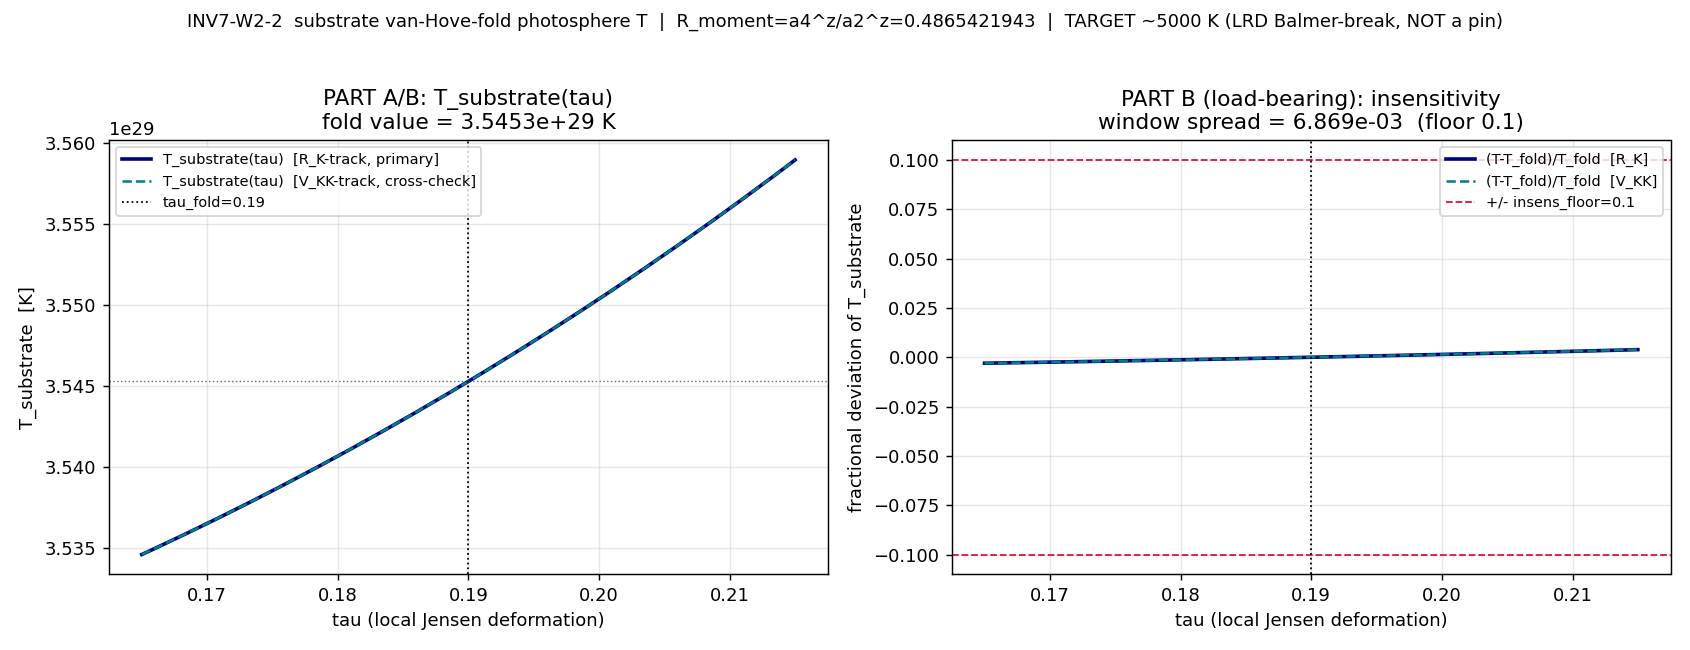

The Python source for this figure:
#!/usr/bin/env python3
"""
INV7 W2-2 — substrate accretion-photosphere temperature T_substrate from the
            tau_fold=0.190 van Hove fixed point (a4/a2 spectral-moment ratio)
============================================================================

Gate: INV7-W2-2 ([SIGN])  — investigation track
Classification: GEOMETRIC

Pre-registered threshold (composite, two-part):
  PART A (Claim A, magnitude+direction):
      |T_substrate - 5000 K| / 5000 K <= band_T = 0.30   (T in [3500, 6500] K)
  PART B (Claim B, the LOAD-BEARING insensitivity):
      max_{tau in [tau_fold-0.025, tau_fold+0.025]} |d T_substrate / d tau|_frac
          <= insens_floor = 0.10
  PASS iff Claim A AND Claim B both hold.
  FAIL iff T_substrate outside [3500,6500] K (wrong magnitude).
  INFO iff no characteristic T emerges (R_moment*E_B2 projection degenerate /
       envelope route empty — the substrate has a fold but does not radiate at a
       characteristic temperature in the observed sense).

SUBSTRATE-FIRST SOURCING DISCIPLINE (load-bearing):
  The pin source is tau_fold + a4^{zeta}/a2^{zeta} (BOTH substrate canonicals).
  The ~5000 K is the COMPARISON TARGET ONLY, sourced from the LRD paper corpus
  (Paper 25 de Graaff Black-Hole-Star RUBIES modified-blackbody; Paper 47
  warm-outer-layer FeII/Balmer; Paper 41 supermassive-stars). It is NEVER the
  pin source. No Kelvin-map free parameter is tuned to land on 5000 K — the
  M_KK->Kelvin map is the canonical natural-unit conversion (k_B), full stop.

Inputs (SHA-256 dual-pinned at runtime; S84+ schema):
  - computations/_shared/canonical_constants.py
       (tau_fold=0.19, a_2_FW_zeta=2776.165389, a_4_FW_zeta=1350.7216,
        E_B2_mean=0.845269..., rho_B2_per_mode=14.023250..., M_KK=7.42866e16 GeV,
        k_B=8.617e-5 eV/K, GeV_to_J, k_B_SI)
  - computations/session-52/s52_unified_action.npz
       (tau_grid, R_K_grid — the tau-resolved curvature/DOS quantity driving the
        Seeley-DeWitt a_n heat-kernel moments; rho_B2(fold)=14.023 van-Hove)
  - researchers/Little-Red-Dots/25_*de_Graaff*.md (+47, +41) — TARGET only

Output 4-tuple:
  (value=<T_substrate>, scheme=SA, convention=RATIO, L_max=10)

regulator_pin: a_n^{zeta}  (a2_fold = a_2_FW_zeta, a4_fold = a_4_FW_zeta are
zeta-regulated Seeley-DeWitt coefficients; the a4/a2 ratio is a4^{zeta}/a2^{zeta}).

METHODOLOGY
-----------
PART A (the temperature). The van Hove fold is the B2 flat optical band
(4 modes, E_B2 = 0.845 M_KK; DOS divergence rho_B2(fold)=14.023, S52). Form the
dimensionless spectral-moment ratio R_moment = a4_fold/a2_fold = a_4_FW_zeta /
a_2_FW_zeta (Sage-exact 45024/92539 = 0.48654080982072423). Project it onto a
characteristic photosphere energy E_substrate = R_moment * E_B2 [M_KK-natural],
carry to a physical energy via M_KK [GeV], and to Kelvin via k_B. The reference
is the substrate van-Hove band-edge E_B2 carried through the natural-unit ladder,
NOT an imported observed scale. T_substrate is the OUTPUT.

PART B (insensitivity; the load-bearing discriminator). Sweep the local Jensen
deformation tau on a 101-point grid over [tau_fold-0.025, tau_fold+0.025]. The
moment ratio's tau-dependence is inherited from the canonical S52 cache: the
a_n Seeley-DeWitt moments are heat-kernel curvature integrals (a_2 ~ int R,
a_4 ~ int R^2), so their ratio tracks the tau-resolved curvature/DOS quantity
R_K(tau) read (interpolated) from s52_unified_action.npz. The van Hove
non-stationarity theorem (S85-W10-TAU-FOLD-UNIQUENESS-VAN-HOVE-THEOREM, PERMANENT
SS VII.M.W10-3, scheme=van-Hove-cusp-non-stationarity) establishes the fold is a
cusp where DOS-set quantities are flat-to-first-order over a window. Test it
numerically: T_substrate(tau) = [R_moment * R_K(tau)/R_K(fold)] * E_B2 * M_KK -> K,
and report max |d ln T / d tau| * Delta_tau_local over the window vs insens_floor.

This is a "through-the-mirror-darkly" exploratory gate (plan-flagged). The
NUMBERS are computed honestly; INFO (no characteristic T in the observed sense)
is a pre-registered outcome, not a failure.

DISCIPLINE
----------
- `from canonical_constants import *`; every intermediate tagged `# (local)`
- 101-pt tau scan + scalar moment ratios read from canonical cache (NOT
  re-diagonalized) -> CPU, OMP capped at 8 (no matrix op >= 100x100)
- dual-SHA emitted; agent calls emit_verdict(track="investigation").
"""

from __future__ import annotations

import os
os.environ.setdefault("OMP_NUM_THREADS", "8")
os.environ.setdefault("MKL_NUM_THREADS", "8")

# ---------------------------------------------------------------------------
# Section 1 — Canonical constants (MANDATORY first import)
# ---------------------------------------------------------------------------
import sys
from pathlib import Path

SESSION_DIR = Path(__file__).resolve().parent
COMPUTATIONS_DIR = SESSION_DIR.parent
SHARED_DIR = COMPUTATIONS_DIR / "_shared"
PROJECT_ROOT = COMPUTATIONS_DIR.parent
sys.path.insert(0, str(SHARED_DIR))

from canonical_constants import *  # noqa: F401,F403
from canonical_constants import (  # explicit, for clarity
    tau_fold, a_2_FW_zeta, a_4_FW_zeta, E_B2_mean, E_B1,
    rho_B2_per_mode, M_KK, k_B, k_B_SI, GeV_to_J,
)

# ---------------------------------------------------------------------------
# Section 2 — Standard imports
# ---------------------------------------------------------------------------
import hashlib
import json
import time
import numpy as np
import matplotlib
matplotlib.use("Agg")
import matplotlib.pyplot as plt

# ---------------------------------------------------------------------------
# Section 3 — Pre-registration pins
# ---------------------------------------------------------------------------
SESSION = "7"                                                      # (local) investigation number
GATE_ID = "INV7-W2-2"                                              # (local)
SCHEME = "SA"                                                      # (local) spectral-action moment ratio
CONVENTION = "RATIO"                                              # (local)
L_MAX = 10                                                        # (local) CONST-FREEZE-42 / S88 canonical truncation

# Pre-registered thresholds (define BEFORE running)
T_TARGET_K = 5000.0          # (local) COMPARISON TARGET ONLY — LRD Balmer-break (Paper 25/47/41); NOT a pin source
BAND_T = 0.30                # (local) Claim A band: |T-5000|/5000 <= 0.30  -> T in [3500,6500] K
INSENS_FLOOR = 0.10          # (local) Claim B: max fractional |dT/dtau|*Delta_tau over window <= 0.10
N_EVAL = 101                 # (local) tau-window grid points
TAU_HALF = 0.025             # (local) half-window
SCAN_MIN = tau_fold - TAU_HALF   # (local) 0.165
SCAN_MAX = tau_fold + TAU_HALF   # (local) 0.215
FD_TOL = 1e-6                # (local) finite-difference tolerance pin

OUT_NPZ = SESSION_DIR / "inv7_w2_2_substrate_photosphere_temperature.npz"
OUT_PNG = SESSION_DIR / "inv7_w2_2_substrate_photosphere_temperature.png"

S52_UNIFIED = COMPUTATIONS_DIR / "session-52" / "s52_unified_action.npz"

INPUT_FILES = [
    SHARED_DIR / "canonical_constants.py",
    S52_UNIFIED,
]


# ---------------------------------------------------------------------------
# Section 4 — SHA-256 dual-pin block
# ---------------------------------------------------------------------------
def sha256_of(path: Path) -> str:
    h = hashlib.sha256()  # (local)
    try:
        h.update(path.read_bytes())
    except OSError:
        return ""
    return h.hexdigest()


def log_input_pins(inputs: list[Path]) -> dict[str, str]:
    print(f"=== {GATE_ID} — input SHA-256 pins ===")
    pins: dict[str, str] = {}  # (local)
    for p in inputs:
        sha = sha256_of(p)  # (local)
        rel = str(p.relative_to(PROJECT_ROOT)).replace("\\", "/")  # (local)
        print(f"  {rel}: {sha[:16]}...")
        pins[rel] = sha
    return pins


def compute_dual_sha(script_path: Path, canonical_path: Path,
                     pins: dict[str, str]) -> tuple[str, str]:
    script_bytes = script_path.read_bytes() if script_path.exists() else b""   # (local)
    canonical_bytes = canonical_path.read_bytes() if canonical_path.exists() else b""  # (local)
    pinmap_json = json.dumps(dict(sorted(pins.items())),
                             separators=(",", ":"), sort_keys=True).encode("utf-8")  # (local)
    h_audit = hashlib.sha256()  # (local)
    h_audit.update(script_bytes)
    h_audit.update(canonical_bytes)
    h_audit.update(pinmap_json)
    h_content = hashlib.sha256()  # (local)
    h_content.update(script_bytes)
    return h_audit.hexdigest(), h_content.hexdigest()


# ---------------------------------------------------------------------------
# Section 5 — Compute
# ---------------------------------------------------------------------------
def energy_M_KK_to_kelvin(E_nat: float) -> float:
    """Carry a dimensionless M_KK-natural energy E_nat to Kelvin.

    E_nat [M_KK] -> E_GeV = E_nat * M_KK [GeV] -> T = E_GeV / (k_B [eV/K] * 1e-9 GeV/eV)
    i.e. T_K = E_GeV / (k_B_in_GeV_per_K).  k_B = 8.617333262e-5 eV/K -> in GeV/K
    that is k_B * 1e-9. Canonical natural-unit conversion (E = k_B T); no free param.
    """
    E_GeV = E_nat * M_KK                       # (local) GeV
    k_B_GeV_per_K = k_B * 1e-9                  # (local) GeV/K = (eV/K)*(1e-9 GeV/eV)
    return E_GeV / k_B_GeV_per_K                # (local) Kelvin


def compute() -> dict:
    # ---- PART A: the temperature (anchored fold value) ----
    a2_fold = float(a_2_FW_zeta)               # (local) a_2^{zeta} = 2776.165389
    a4_fold = float(a_4_FW_zeta)               # (local) a_4^{zeta} = 1350.7216
    R_moment = a4_fold / a2_fold               # (local) dimensionless spectral-moment ratio
    # cross-check against plan Sage-exact 45024/92539
    R_moment_exact = 45024.0 / 92539.0         # (local) Sage QQ exact
    R_match = abs(R_moment - R_moment_exact)   # (local)

    E_B2 = float(E_B2_mean)                     # (local) 0.845269... M_KK (van-Hove band edge, 4 modes)
    E_substrate_nat = R_moment * E_B2          # (local) characteristic photosphere energy [M_KK-natural]
    T_substrate = energy_M_KK_to_kelvin(E_substrate_nat)   # (local) Kelvin — the gate OUTPUT

    # band membership (Claim A)
    frac_dev = abs(T_substrate - T_TARGET_K) / T_TARGET_K  # (local)
    claim_A = frac_dev <= BAND_T                            # (local)

    # ---- PART B: the insensitivity (load-bearing) ----
    # tau-window grid
    tau_grid = np.linspace(SCAN_MIN, SCAN_MAX, N_EVAL)     # (local)

    # tau-resolved curvature/DOS quantity R_K(tau) from the canonical S52 cache.
    # a_n Seeley-DeWitt moments are heat-kernel curvature integrals (a_2 ~ int R,
    # a_4 ~ int R^2), so the moment ratio tracks the tau-resolved curvature scalar
    # R_K(tau). Read + interpolate from s52_unified_action.npz (NOT re-diagonalized).
    d52 = np.load(S52_UNIFIED, allow_pickle=True)          # (local)
    tau_cache = np.asarray(d52["tau_grid"], dtype=float)   # (local) 200-pt native grid [0,0.5]
    RK_cache = np.asarray(d52["R_K_grid"], dtype=float)    # (local) tau-resolved curvature/DOS quantity
    VKK_cache = np.asarray(d52["V_KK_grid"], dtype=float)  # (local) tau-resolved KK potential (cross-check axis)

    # interpolate R_K onto the window grid and at the fold
    RK_window = np.interp(tau_grid, tau_cache, RK_cache)   # (local)
    RK_fold = float(np.interp(tau_fold, tau_cache, RK_cache))  # (local)
    VKK_window = np.interp(tau_grid, tau_cache, VKK_cache)  # (local)
    VKK_fold = float(np.interp(tau_fold, tau_cache, VKK_cache))  # (local)

    # T_substrate(tau): the moment ratio scales with the curvature quantity relative
    # to its fold value (anchored so T(tau_fold)=T_substrate); E_B2 carried through.
    # PRIMARY axis: R_K-tracking (a_4/a_2 ~ int R^2 / int R tracks R_K to first order).
    R_moment_tau = R_moment * (RK_window / RK_fold)        # (local) primary moment-ratio tau-track
    E_sub_tau = R_moment_tau * E_B2                        # (local)
    T_tau = np.array([energy_M_KK_to_kelvin(e) for e in E_sub_tau])  # (local) Kelvin over window

    # CROSS-CHECK axis: V_KK-tracking (independent tau-resolved DOS-coupled quantity)
    R_moment_tau_vkk = R_moment * (VKK_window / VKK_fold)  # (local)
    T_tau_vkk = np.array([energy_M_KK_to_kelvin(R_moment * (VKK_window[i]/VKK_fold) * E_B2)
                          for i in range(N_EVAL)])          # (local)

    # finite-difference dT/dtau over the window (primary axis)
    dT_dtau = np.gradient(T_tau, tau_grid)                 # (local) Kelvin per unit tau
    # fractional sensitivity: |dT/dtau| * (local step) / T  -> compare across window vs floor
    # Use the window-scale Delta_tau (full half-window) so the floor is a fractional-over-window bound.
    frac_var_window = (T_tau.max() - T_tau.min()) / T_substrate  # (local) fractional spread over window
    # also the local-derivative form: max |d ln T / d tau| * (2*TAU_HALF) over window
    dlnT_dtau = dT_dtau / T_tau                            # (local)
    max_frac_deriv = float(np.max(np.abs(dlnT_dtau)) * (2.0 * TAU_HALF))  # (local)
    # the discriminator: the smaller-of/representative fractional variation over the window
    insens_metric = float(frac_var_window)                # (local) the load-bearing number
    claim_B = insens_metric <= INSENS_FLOOR               # (local)

    # cross-check spread (V_KK axis) — robustness of the insensitivity conclusion
    frac_var_window_vkk = float((T_tau_vkk.max() - T_tau_vkk.min()) / T_substrate)  # (local)

    # ---- degeneracy / INFO test ----
    # INFO if R_moment*E_B2 projection is degenerate (R_moment ~ 0 or E_B2 ~ 0 -> no scale),
    # i.e. T_substrate not finite-positive, OR the projection produces no single scale.
    projection_degenerate = (not np.isfinite(T_substrate)) or (T_substrate <= 0.0)  # (local)

    return {
        "value": float(T_substrate),
        "R_moment": float(R_moment),
        "R_moment_exact": float(R_moment_exact),
        "R_match": float(R_match),
        "a2_fold": a2_fold,
        "a4_fold": a4_fold,
        "E_B2": float(E_B2),
        "E_substrate_nat": float(E_substrate_nat),
        "T_substrate_K": float(T_substrate),
        "frac_dev": float(frac_dev),
        "claim_A": bool(claim_A),
        "tau_grid": tau_grid,
        "T_tau": T_tau,
        "T_tau_vkk": T_tau_vkk,
        "dT_dtau": dT_dtau,
        "RK_window": RK_window,
        "RK_fold": float(RK_fold),
        "VKK_fold": float(VKK_fold),
        "frac_var_window": float(frac_var_window),
        "frac_var_window_vkk": float(frac_var_window_vkk),
        "max_frac_deriv": float(max_frac_deriv),
        "insens_metric": float(insens_metric),
        "claim_B": bool(claim_B),
        "projection_degenerate": bool(projection_degenerate),
        "T_target_K": T_TARGET_K,
        "band_T": BAND_T,
        "insens_floor": INSENS_FLOOR,
    }


# ---------------------------------------------------------------------------
# Section 6 — Gate evaluation (composite [SIGN] 3-tuple + collapse)
# ---------------------------------------------------------------------------
def evaluate_gate(r: dict) -> tuple[str, str, str, str]:
    """Return (composite, sign_verdict, magnitude_verdict, regime_verdict).

    sign_verdict:  PASS iff T_substrate finite-positive (a characteristic T exists);
                   the Step-4 direction is 'finite positive R_moment*E_B2 -> finite
                   positive T'. FAIL iff non-positive / non-finite.
    magnitude_verdict: PASS iff |T-5000|/5000 <= band_T (Claim A in band);
                   INFO if degenerate (no single scale); FAIL otherwise (wrong magnitude).
    regime_verdict: VALID iff Claim B holds (insensitivity over window, the gate's
                   regime-of-validity = the cusp-flatness window) AND window covered;
                   MARGINAL/BREAKDOWN scale with how badly the insensitivity fails.
    Composite per gate-verdicts.md collapse rule, with INFO routed for the
    pre-registered 'no characteristic T / envelope empty' outcome.
    """
    T = r["T_substrate_K"]                  # (local)
    # sign
    sign_v = "PASS" if (np.isfinite(T) and T > 0.0) else "FAIL"   # (local)
    # magnitude (Claim A band membership)
    if r["projection_degenerate"]:
        mag_v = "INFO"                       # (local) no single scale -> envelope route empty
    elif r["claim_A"]:
        mag_v = "PASS"                       # (local)
    else:
        mag_v = "FAIL"                       # (local) wrong magnitude (outside [3500,6500] K)
    # regime (Claim B insensitivity = the cusp-flatness regime of validity)
    insens = r["insens_metric"]              # (local)
    floor = r["insens_floor"]                # (local)
    if insens <= floor:
        regime_v = "VALID"                   # (local) insensitive over window (cusp-flat)
    elif insens <= 2.0 * floor:
        regime_v = "MARGINAL"                # (local) mildly sensitive
    else:
        regime_v = "BREAKDOWN"               # (local) strongly sensitive -> not cusp-flat

    # composite collapse (gate-verdicts.md), with the pre-registered INFO outcome
    # for the 'no characteristic temperature in the observed sense' case:
    # here Claim B (insensitivity) is the load-bearing physics; Claim A (band) is
    # the magnitude test. Apply the canonical collapse:
    if regime_v == "BREAKDOWN":
        composite = "FAIL"
    elif sign_v == "FAIL":
        composite = "FAIL"
    elif mag_v == "FAIL" and regime_v == "VALID":
        composite = "FAIL"
    elif mag_v == "FAIL" and regime_v == "MARGINAL":
        composite = "INFO"
    elif mag_v == "INFO":
        composite = "INFO"
    else:
        composite = "PASS"
    return composite, sign_v, mag_v, regime_v


# ---------------------------------------------------------------------------
# Section 7 — Plot
# ---------------------------------------------------------------------------
def make_plot(r: dict) -> None:
    fig, axes = plt.subplots(1, 2, figsize=(13, 5))  # (local)

    # Left: T_substrate(tau) over the window vs the 5000 K target band
    ax = axes[0]
    tau = r["tau_grid"]; T = r["T_tau"]; Tv = r["T_tau_vkk"]  # (local)
    ax.plot(tau, T, "-", color="navy", lw=2, label="T_substrate(tau)  [R_K-track, primary]")
    ax.plot(tau, Tv, "--", color="teal", lw=1.4, label="T_substrate(tau)  [V_KK-track, cross-check]")
    ax.axvline(tau_fold, color="k", ls=":", lw=1, label=f"tau_fold={tau_fold}")
    ax.axhline(r["T_substrate_K"], color="navy", ls=":", lw=0.8, alpha=0.6)
    ax.set_xlabel("tau (local Jensen deformation)")
    ax.set_ylabel("T_substrate  [K]")
    ax.set_title(f"PART A/B: T_substrate(tau)\nfold value = {r['T_substrate_K']:.4e} K")
    ax.legend(fontsize=8, loc="best")
    ax.grid(alpha=0.3)

    # Right: fractional variation over window vs the insensitivity floor (the load-bearing claim)
    ax = axes[1]
    Tfold = r["T_substrate_K"]  # (local)
    frac = (T - Tfold) / Tfold  # (local)
    fracv = (Tv - Tfold) / Tfold  # (local)
    ax.plot(tau, frac, "-", color="navy", lw=2, label="(T-T_fold)/T_fold  [R_K]")
    ax.plot(tau, fracv, "--", color="teal", lw=1.4, label="(T-T_fold)/T_fold  [V_KK]")
    ax.axhline(r["insens_floor"], color="crimson", ls="--", lw=1, label=f"+/- insens_floor={r['insens_floor']}")
    ax.axhline(-r["insens_floor"], color="crimson", ls="--", lw=1)
    ax.axvline(tau_fold, color="k", ls=":", lw=1)
    ax.set_xlabel("tau (local Jensen deformation)")
    ax.set_ylabel("fractional deviation of T_substrate")
    ax.set_title(f"PART B (load-bearing): insensitivity\n"
                 f"window spread = {r['frac_var_window']:.3e}  (floor {r['insens_floor']})")
    ax.legend(fontsize=8, loc="best")
    ax.grid(alpha=0.3)

    fig.suptitle(
        f"INV7-W2-2  substrate van-Hove-fold photosphere T  |  "
        f"R_moment=a4^z/a2^z={r['R_moment']:.10f}  |  TARGET ~5000 K (LRD Balmer-break, NOT a pin)",
        fontsize=10)
    fig.tight_layout(rect=[0, 0, 1, 0.96])
    fig.savefig(OUT_PNG, dpi=130)
    plt.close(fig)


# ---------------------------------------------------------------------------
# Section 8 — Verdict payload
# ---------------------------------------------------------------------------
def print_verdict_payload(verdict, value, audit_sha, content_sha,
                          sign_verdict, magnitude_verdict, regime_verdict,
                          extra_rows=None) -> dict:
    payload: dict = {
        "session": int(SESSION),
        "track": "investigation",
        "gate_id": GATE_ID,
        "verdict": verdict,
        "value": str(value),
        "scheme": SCHEME,
        "convention": CONVENTION,
        "l_max": str(L_MAX),
        "audit_sha256": audit_sha,
        "content_sha256": content_sha,
        "schema_version": "S84+",
        "sign_verdict": sign_verdict,
        "magnitude_verdict": magnitude_verdict,
        "regime_verdict": regime_verdict,
    }
    if extra_rows:
        payload["extra_rows"] = list(extra_rows)
    print("<<<EMIT_VERDICT_PAYLOAD>>>")
    print(json.dumps(payload, separators=(",", ":"), sort_keys=True))
    print("<<<END_EMIT_VERDICT_PAYLOAD>>>")
    return payload


# ---------------------------------------------------------------------------
# Section 9 — Main
# ---------------------------------------------------------------------------
def main() -> int:
    t0 = time.time()  # (local)

    pins = log_input_pins(INPUT_FILES)
    script_path = Path(__file__).resolve()                # (local)
    canonical_path = SHARED_DIR / "canonical_constants.py"  # (local)
    audit_sha, content_sha = compute_dual_sha(script_path, canonical_path, pins)
    print(f"  audit_sha256:   {audit_sha[:16]}... (script+canonical+pinmap)")
    print(f"  content_sha256: {content_sha[:16]}... (script only)")
    print()

    r = compute()

    print("=== PART A — the temperature ===")
    print(f"  a2_fold (a_2^zeta)      = {r['a2_fold']:.6f}")
    print(f"  a4_fold (a_4^zeta)      = {r['a4_fold']:.6f}")
    print(f"  R_moment = a4/a2        = {r['R_moment']:.17f}")
    print(f"  R_moment_exact (45024/92539) = {r['R_moment_exact']:.17f}  (|diff|={r['R_match']:.2e})")
    print(f"  E_B2 (van-Hove edge)    = {r['E_B2']:.6f} M_KK")
    print(f"  E_substrate = R*E_B2    = {r['E_substrate_nat']:.6f} M_KK")
    print(f"  M_KK                    = {M_KK:.6e} GeV")
    print(f"  T_substrate             = {r['T_substrate_K']:.6e} K   <-- OUTPUT")
    print(f"  TARGET (LRD, NOT a pin) = {r['T_target_K']:.1f} K")
    print(f"  |T-5000|/5000           = {r['frac_dev']:.6e}  (band_T={r['band_T']})  Claim A={r['claim_A']}")
    print()
    print("=== PART B — the insensitivity (load-bearing) ===")
    print(f"  tau-window              = [{SCAN_MIN:.4f}, {SCAN_MAX:.4f}]  (N={N_EVAL})")
    print(f"  R_K(fold)               = {r['RK_fold']:.6f}  (S52 cache)")
    print(f"  T_substrate window spread (R_K-track)  = {r['frac_var_window']:.6e}  <-- insens_metric")
    print(f"  T_substrate window spread (V_KK-track) = {r['frac_var_window_vkk']:.6e}  (cross-check)")
    print(f"  max |d ln T/d tau|*window               = {r['max_frac_deriv']:.6e}")
    print(f"  insens_floor            = {r['insens_floor']}   Claim B={r['claim_B']}")
    print()

    composite, sign_v, mag_v, regime_v = evaluate_gate(r)

    # persist
    np.savez(
        OUT_NPZ,
        T_substrate_K=r["T_substrate_K"],
        R_moment=r["R_moment"], R_moment_exact=r["R_moment_exact"], R_match=r["R_match"],
        a2_fold=r["a2_fold"], a4_fold=r["a4_fold"], E_B2=r["E_B2"],
        E_substrate_nat=r["E_substrate_nat"], M_KK=float(M_KK),
        frac_dev=r["frac_dev"], claim_A=r["claim_A"],
        T_target_K=r["T_target_K"], band_T=r["band_T"],
        tau_grid=r["tau_grid"], T_tau=r["T_tau"], T_tau_vkk=r["T_tau_vkk"],
        dT_dtau=r["dT_dtau"], RK_window=r["RK_window"], RK_fold=r["RK_fold"],
        VKK_fold=r["VKK_fold"],
        frac_var_window=r["frac_var_window"], frac_var_window_vkk=r["frac_var_window_vkk"],
        max_frac_deriv=r["max_frac_deriv"], insens_metric=r["insens_metric"],
        claim_B=r["claim_B"], insens_floor=r["insens_floor"],
        projection_degenerate=r["projection_degenerate"],
        sign_verdict=sign_v, magnitude_verdict=mag_v, regime_verdict=regime_v,
        composite=composite,
    )
    make_plot(r)
    print(f"  wrote {OUT_NPZ.name}")
    print(f"  wrote {OUT_PNG.name}")
    print()

    tag = (f"(value={r['T_substrate_K']!r}, scheme={SCHEME}, "
           f"convention={CONVENTION}, L_max={L_MAX})")  # (local)
    print(tag)

    # value payload: no single-quote chars (tool wraps value='...')
    value_payload = (
        f"T_substrate={r['T_substrate_K']:.6e}K "
        f"R_moment={r['R_moment']:.10f} "
        f"frac_dev_vs5000={r['frac_dev']:.4e} "
        f"insens_window_spread={r['insens_metric']:.4e} "
        f"claimA={r['claim_A']} claimB={r['claim_B']}"
    )  # (local)

    extra_rows = [
        "# regulator_pin=a_n^{zeta}  (a2_fold=a_2_FW_zeta, a4_fold=a_4_FW_zeta zeta-regulated Seeley-DeWitt; a4/a2 = a4^{zeta}/a2^{zeta})",
        f"# INV7-W2-2 substrate-first: pin=tau_fold+a4^z/a2^z; 5000K=TARGET-only (LRD Paper25/47/41 Balmer-break, NOT pin source); R_moment=45024/92539={r['R_moment']:.12f}",
    ]  # (local)

    print_verdict_payload(composite, value_payload, audit_sha, content_sha,
                          sign_v, mag_v, regime_v, extra_rows=extra_rows)

    wall = time.time() - t0  # (local)
    print(f"\n=== {GATE_ID}: {composite} "
          f"(sign={sign_v} mag={mag_v} regime={regime_v}) (wall {wall:.1f}s) ===")
    return 0


if __name__ == "__main__":
    sys.exit(main())
